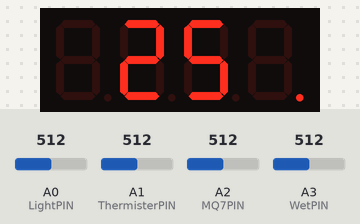
A sketch run on a simulated Arduino Uno, built with avr-gcc and run on an emulated ATmega328P. Shown: 4-digit seven-segment display. The test bench sets the inputs (shaded band); at power-on: A1 (ThermisterPIN) = 512, A0 (LightPIN) = 512, A2 (MQ7PIN) = 512, A3 (WetPIN) = 512.

Above: at 4.9 s.
5.0 s: A1 (ThermisterPIN) set to 256
At 5.4 s:
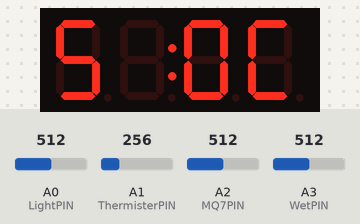
At 18.65 s:
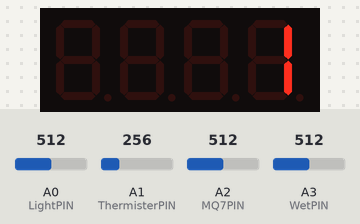
19.0 s: A1 (ThermisterPIN) set to 229
At 32.81 s:
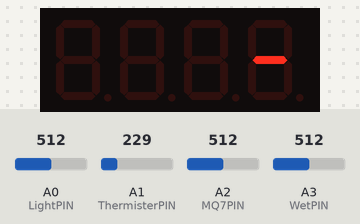

The sketch:

extSens2.ino
```cpp
#include <math.h>
#include "SevenSegmentTM1637.h"
#include "SevenSegmentExtended.h"
#include "SevenSegmentFun.h"

#define LightPIN 0
#define ThermisterPIN 1
#define MQ7PIN 2
#define WetPIN 3
#define CLK 4
#define DIO 5

String str = String(64);
// 22.45°C    980 lux   594 CO   1000
char buf[6];


// TM1637Display display(CLK, DIO);
// SevenSegmentExtended display(CLK, DIO);
// SevenSegmentTM1637 display(CLK, DIO);
SevenSegmentFun display(CLK, DIO);

double Thermister(int RawADC) {
  double Temp;
  Temp = log(((10240000/RawADC) - 10000));
  Temp = 1 / (0.001129148 + (0.000234125 + (0.0000000876741 * Temp * Temp ))* Temp );
  Temp = Temp - 273.15;
// Convert Kelvin to Celcius
  return Temp;
}

void setup() {
  pinMode(LightPIN, INPUT);
  // Serial.begin(9600);
  display.begin();            // initializes the display
  display.setBacklight(100);  // set the brightness to 100 %
  // Serial.println("=== Water ===");
  display.scrollingText("Water", 1);
}

void loop() {
  // str[0]=0;
  float l = analogRead(LightPIN);
  float t = Thermister(analogRead(ThermisterPIN));
  float co= analogRead(MQ7PIN);
  float wl= analogRead(WetPIN);
  int d = (int) (t*100);
  // display.print(d);
  // display.showNumberDecDot(d,false,4,0,1);
  // display.write((uint8_t) l);
  // display.write("lux");

/*
  Serial.print(l);
  Serial.print(" lux \t ");
  Serial.print(t);
  Serial.print(" °C \t");
  Serial.print(co);
  Serial.print(" CO sensor \t");
  Serial.print(wl);
  Serial.print(" water level \t");
  Serial.println("<");
*/
  str=' ';
  dtostrf(t,2,1,buf);
  str=buf;
  str+=+"C";
  str+="   ";
  // Serial.print(str);
  dtostrf(l,4,1,buf);
  str+="L ";
  str+=buf;
  str+="   ";
  dtostrf(co,4,1,buf);
  str+="CO ";
  str+=buf;
  str+="   ";
  dtostrf(wl,4,1,buf);
  str+="water ";
  str+=buf;
  str+="   ";

  // display.scrollingText(str,1);
  const char * c = str.c_str();
  // Serial.println(str);
  // Serial.println(c);
  // Serial.println("===");
  display.scrollingText(c, 1);

  // Serial.println(d);
  delay(300);
}
```

Measured:
- the behaviour switches between 241 and 240 on A1 (ThermisterPIN) (found by bisection; images 2 and 3)
- after the input at 19.0 s, the display: first differs from a run without the input after 13.7 s (image 3)
